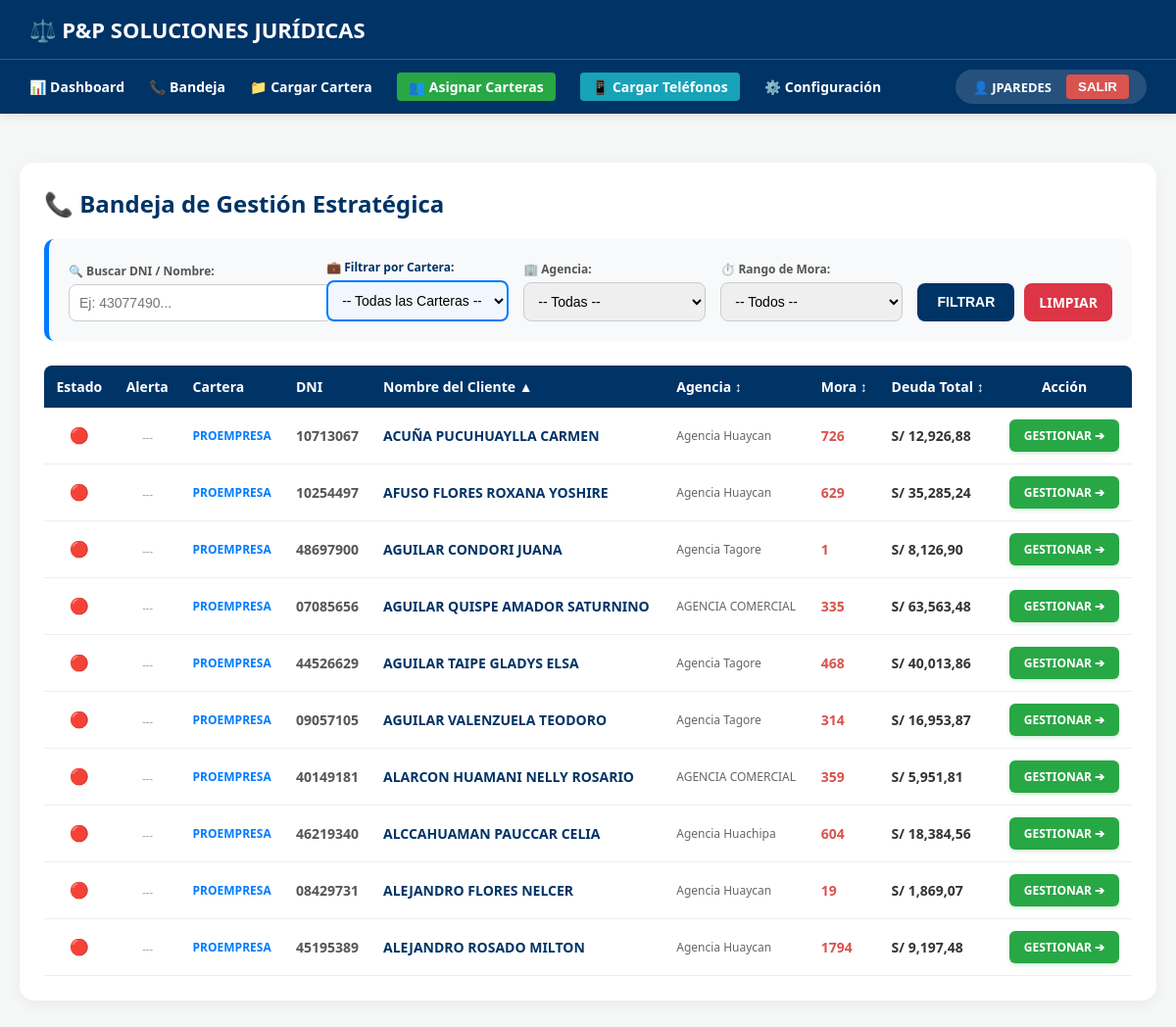
Page /bandeja-gestor/?orden=nombre (signed in) on the committed database.
### cobranza/models.py (models this page shows, shortened)
class Deudor(models.Model):
    documento = models.CharField(max_length=20, unique=True) # DOC_DNI_RUC
    nombre_completo = models.CharField(max_length=200)       # NOM_CLI
    telefono_principal = models.CharField(max_length=50)     # TLF_CELULAR_CLIENTE
    cuenta = models.CharField(max_length=50, default='N/A')  # COD_CREDITO
    agencia = models.CharField(max_length=100, default='N/A')# NOM_AGENCIA
    cartera = models.CharField(max_length=50, default='GENERAL')
    monto_capital = models.DecimalField(max_digits=12, decimal_places=2, default=0) # DEUDA_CAP
    saldo_deuda = models.DecimalField(max_digits=12, decimal_places=2, default=0)   # DEUDA_TOTAL
    dir_casa = models.TextField(null=True, blank=True)
    distrito = models.CharField(max_length=100, null=True, blank=True)
    nom_conyuge = models.CharField(max_length=200, null=True, blank=True)
    nom_aval = models.CharField(max_length=200, null=True, blank=True)
    tlf_celular_aval = models.CharField(max_length=50, null=True, blank=True)
    nom_conyuge_aval = models.CharField(max_length=200, null=True, blank=True)
    rango_dias_mora = models.CharField(max_length=50, null=True, blank=True)

### cobranza/views.py (the view, shortened to what this page needs)
# urls.py: path('bandeja-gestor/', views.bandeja_gestor, name='bandeja_gestor'),
@login_required
def bandeja_gestor(request):
    q = request.GET.get('q', '')
    cartera_filtro = request.GET.get('cartera', '')
    agencia_filtro = request.GET.get('agencia', '')
    mora_filtro = request.GET.get('rango_dias_mora', '')
    orden = request.GET.get('orden', '')
    es_gerente_flag = es_gerente(request.user)
    if es_gerente_flag:
        carteras_crudas = Deudor.objects.values_list('cartera', flat=True).distinct()
        agencias_crudas = Deudor.objects.values_list('agencia', flat=True).distinct()
        moras_crudas = Deudor.objects.values_list('rango_dias_mora', flat=True).distinct()
    lista_carteras = sorted([str(c) for c in carteras_crudas if c and str(c).strip() != ''])
    lista_agencias = sorted([str(a) for a in agencias_crudas if a and str(a).strip() != ''])
    lista_moras = sorted([str(m) for m in moras_crudas if m and str(m).strip() != ''])
    deudores = Deudor.objects.annotate(ultima_llamada=Max('gestion__fecha'))
    if q:
        deudores = deudores.filter(Q(documento__icontains=q) | Q(nombre_completo__icontains=q))
    if cartera_filtro:
        deudores = deudores.filter(cartera=cartera_filtro)
    if agencia_filtro:
        deudores = deudores.filter(agencia=agencia_filtro)
    if mora_filtro:
        deudores = deudores.filter(rango_dias_mora=mora_filtro)
    if orden == 'nombre': deudores = deudores.order_by('nombre_completo')
    elif orden == '-nombre': deudores = deudores.order_by('-nombre_completo')
    elif orden == 'agencia': deudores = deudores.order_by('agencia')
    elif orden == '-agencia': deudores = deudores.order_by('-agencia')
    elif orden == 'mora': deudores = deudores.order_by('rango_dias_mora')
    elif orden == '-mora': deudores = deudores.order_by('-rango_dias_mora')
    elif orden == 'deuda_total': deudores = deudores.order_by('saldo_deuda')
    elif orden == '-deuda_total': deudores = deudores.order_by('-saldo_deuda')
    hoy = timezone.now().date()
    ultima_promesa_subquery = Gestion.objects.filter(
        deudor=OuterRef('pk'),
        resultado__icontains='PROMESA',
        fecha_promesa__gte=hoy,
    ).exclude(
        deudor__gestion__resultado__icontains='PAGO',
        deudor__gestion__fecha__gt=models.F('fecha')
    ).order_by('-fecha_promesa').values('fecha_promesa')[:1]
    promesa_vencida_subquery = Gestion.objects.filter(
        deudor=OuterRef('pk'),
        resultado__icontains='PROMESA',
        fecha_promesa__lt=hoy,
    ).exclude(
        deudor__gestion__resultado__icontains='PAGO',
        deudor__gestion__fecha__gt=models.F('fecha')
    ).values('id')[:1]
    deudores = deudores.annotate(
        ultima_promesa_fecha=Subquery(ultima_promesa_subquery),
        tiene_promesa_vencida=Subquery(promesa_vencida_subquery)
    )
    lista_deudores = []
    for d in deudores:
        if not d.ultima_llamada:
            color = "rojo"
        else:
            dias = (timezone.now() - d.ultima_llamada).days
            color = "rojo" if dias >= 3 else ("amarillo" if dias >= 1 else "verde")
        alerta_promesa = d.tiene_promesa_vencida is not None
        proxima_promesa = d.ultima_promesa_fecha
        lista_deudores.append({
            'deudor': d,
            'color': color,
            'alerta_promesa': alerta_promesa,
            'proxima_promesa': proxima_promesa
        })
    deudores_ordenados = [item['deudor'] for item in lista_deudores]
    paginator = Paginator(deudores_ordenados, 10)
    page_number = request.GET.get('page')
    deudores_paginados = paginator.get_page(page_number)
    deudores_con_info = []
    for d in deudores_paginados:
        info = next((item for item in lista_deudores if item['deudor'].id == d.id), None)
        if info:
            d.color = info['color']
            d.alerta_promesa = info['alerta_promesa']
            d.proxima_promesa = info['proxima_promesa']
        deudores_con_info.append(d)
    lista_ids_filtrados = obtener_lista_deudores_filtrados(request, request.user)
    request.session['lista_ids_navegacion'] = lista_ids_filtrados
    request.session['filtros_bandeja'] = {
        'q': q,
        'cartera': cartera_filtro,
        'agencia': agencia_filtro,
        'mora': mora_filtro,
        'page': page_number,
        'orden': orden
    }
    return render(request, 'cobranza/bandeja.html', {
        'deudores': deudores_con_info,
        'lista_carteras': lista_carteras,
        'lista_agencias': lista_agencias,
        'lista_moras': lista_moras,
        'q': q,
        'cartera_filtro': cartera_filtro,
        'agencia_filtro': agencia_filtro,
        'mora_filtro': mora_filtro,
        'orden_actual': orden,
        'es_gerente': es_gerente_flag,
    })

### cobranza/views.py (called while the page is built)
def es_gerente(user):
    return user.groups.filter(name='GERENTE').exists() or user.is_superuser

### cobranza/templates/cobranza/bandeja.html (shortened to what this page needs)
{% extends 'cobranza/base.html' %}
{% load humanize %}
{% block content %}
<div style="background: white; padding: 25px; border-radius: 15px; box-shadow: 0 4px 15px rgba(0,0,0,0.05);">
    <h2 style="color: #003366; margin-top: 0;">📞 Bandeja de Gestión Estratégica</h2>
    <form method="GET" style="background: #f8f9fa; padding: 20px; border-radius: 10px; margin-bottom: 25px; display: grid; grid-template-columns: 2fr 1.5fr 1.5fr 1.5fr auto; gap: 15px; align-items: end; border-left: 5px solid #007bff;">
        <div>
            <label style="font-size: 12px; font-weight: bold; color: #555; display: block; margin-bottom: 5px;">🔍 Buscar DNI / Nombre:</label>
            <input type="text" name="q" value="{{ q }}" placeholder="Ej: 43077490..." style="width: 100%; padding: 10px; border-radius: 8px; border: 1px solid #ccc; font-size: 14px;">
        </div>
        <div>
            <label style="font-size: 12px; font-weight: bold; color: #003366; display: block; margin-bottom: 5px;">💼 Filtrar por Cartera:</label>
            <select name="cartera" style="width: 100%; padding: 10px; border-radius: 8px; border: 2px solid #007bff; font-size: 14px; background-color: #f0f7ff;">
                <option value="">-- Todas las Carteras --</option>
            </select>
        </div>
        <div>
            <label style="font-size: 12px; font-weight: bold; color: #555; display: block; margin-bottom: 5px;">🏢 Agencia:</label>
            <select name="agencia" style="width: 100%; padding: 10px; border-radius: 8px; border: 1px solid #ccc; font-size: 14px;">
                <option value="">-- Todas --</option>
            </select>
        </div>
        <div>
            <label style="font-size: 12px; font-weight: bold; color: #555; display: block; margin-bottom: 5px;">⏱️ Rango de Mora:</label>
            <select name="rango_dias_mora" style="width: 100%; padding: 10px; border-radius: 8px; border: 1px solid #ccc; font-size: 14px;">
                <option value="">-- Todos --</option>
            </select>
        </div>
        <div style="display: flex; gap: 10px;">
            <button type="submit" style="background: #003366; color: white; padding: 10px 20px; border: none; border-radius: 8px; font-weight: bold; font-size: 14px; cursor: pointer;">FILTRAR</button>
            <a href="{% url 'bandeja_gestor' %}" style="background: #dc3545; color: white; padding: 10px 15px; border-radius: 8px; text-decoration: none; font-weight: bold; font-size: 14px; text-align: center; display: flex; align-items: center;">LIMPIAR</a>
        </div>
    </form>
    <div style="overflow-x: auto;">
        <table style="width: 100%; border-collapse: collapse; font-size: 14px; min-width: 900px;">
            <thead>
                <tr style="background: #003366; color: white; text-align: left;">
                    <th style="padding: 12px; border-radius: 8px 0 0 0; text-align: center;">Estado</th>
                    <th style="padding: 12px;">Alerta</th>
                    <th style="padding: 12px;">Cartera</th>
                    <th style="padding: 12px;">DNI</th>
                    <th style="padding: 12px;">
                        <a href="?orden={% if orden_actual == 'nombre' %}-nombre{% else %}nombre{% endif %}" style="color: white; text-decoration: none;">
                            Nombre del Cliente {% if orden_actual == 'nombre' %}▲{% elif orden_actual == '-nombre' %}▼{% else %}↕{% endif %}
                        </a>
                    </th>
                    <th style="padding: 12px;">
                        <a href="?orden={% if orden_actual == 'agencia' %}-agencia{% else %}agencia{% endif %}" style="color: white; text-decoration: none;">
                            Agencia {% if orden_actual == 'agencia' %}▲{% elif orden_actual == '-agencia' %}▼{% else %}↕{% endif %}
                        </a>
                    </th>
                    <th style="padding: 12px;">
                        <a href="?orden={% if orden_actual == 'mora' %}-mora{% else %}mora{% endif %}" style="color: white; text-decoration: none;">
                            Mora {% if orden_actual == 'mora' %}▲{% elif orden_actual == '-mora' %}▼{% else %}↕{% endif %}
                        </a>
                    </th>
                    <th style="padding: 12px;">
                        <a href="?orden={% if orden_actual == 'deuda_total' %}-deuda_total{% else %}deuda_total{% endif %}" style="color: white; text-decoration: none;">
                            Deuda Total {% if orden_actual == 'deuda_total' %}▲{% elif orden_actual == '-deuda_total' %}▼{% else %}↕{% endif %}
                        </a>
                    </th>
                    <th style="padding: 12px; border-radius: 0 8px 0 0; text-align: center;">Acción</th>
                 </tr>
            </thead>
            <tbody>
                {% for d in deudores %}
                <tr style="border-bottom: 1px solid #eee; transition: background 0.2s; {% if d.alerta_promesa %}background: #fff3cd; border-left: 4px solid #ffc107;{% endif %}" onmouseover="this.style.background='#f1f8ff'" onmouseout="this.style.background='{% if d.alerta_promesa %}#fff3cd{% else %}white{% endif %}'">
                    <td style="padding: 12px; text-align: center; font-size: 16px;">
                        {% if d.color == 'rojo' %}🔴{% elif d.color == 'amarillo' %}🟡{% else %}🟢{% endif %}
                    </td>
                    <td style="padding: 12px; text-align: center;">
                        {% if d.alerta_promesa %}
                            <span style="background: #ffc107; color: #856404; padding: 4px 8px; border-radius: 12px; font-size: 11px; font-weight: bold; white-space: nowrap;">
                                ⚠️ PROMESA VENCIDA
                            </span>
                            {% if d.proxima_promesa %}
                                <span style="display: block; font-size: 10px; color: #856404; margin-top: 4px;">
                                    Vencía: {{ d.proxima_promesa|date:"d/m/Y" }}
                                </span>
                            {% endif %}
                        {% else %}
                            <span style="color: #999; font-size: 11px;">---</span>
                        {% endif %}
                    </td>
                    <td style="padding: 12px; font-weight: bold; color: #007bff; font-size: 12px;">{{ d.cartera }}</td>
                    <td style="padding: 12px; font-weight: bold; color: #555;">{{ d.documento }}</td>
                    <td style="padding: 12px; font-weight: bold; color: #003366;">{{ d.nombre_completo }}</td>
                    <td style="padding: 12px; color: #666; font-size: 12px;">{{ d.agencia }}</td>
                    <td style="padding: 12px; color: #d9534f; font-weight: bold;">{{ d.rango_dias_mora|default:"-" }}</td>
                    <td style="padding: 12px; font-weight: bold; color: #333;">S/ {{ d.saldo_deuda|floatformat:2|intcomma }}</td>
                    <td style="padding: 12px; text-align: center;">
                        <a href="{% url 'registrar_gestion' d.id %}" style="background: #28a745; color: white; padding: 8px 15px; border-radius: 6px; text-decoration: none; font-weight: bold; font-size: 12px; display: inline-block; box-shadow: 0 2px 4px rgba(40,167,69,0.2);">GESTIONAR ➔</a>
                    </td>
                </tr>
                {% empty %}
                <tr>
                    <td colspan="9" style="padding: 30px; text-align: center; color: #999; font-size: 16px;">
                        No se encontraron clientes con estos filtros.
                    </td>
                </tr>
                {% endfor %}
            </tbody>
        </table>
    </div>
</div>
{% endblock %}

### cobranza/templates/cobranza/base.html (shortened to what this page needs)
<!DOCTYPE html>
<html lang="es">
<head>
</head>
<body>
<nav>
    <div class="nav-top">
        <div class="logo">⚖️ P&P SOLUCIONES JURÍDICAS</div>
    </div>
    <div class="nav-bottom">
        <div class="menu">
            <a href="{% url 'dashboard_gerente' %}">📊 Dashboard</a>
            <a href="{% url 'bandeja_gestor' %}">📞 Bandeja</a>
            <a href="{% url 'subir_excel' %}">📁 Cargar Cartera</a>
            {% if es_gerente %}
            <a href="{% url 'asignar_carteras' %}" style="background: #28a745; padding: 5px 12px; border-radius: 4px;">👥 Asignar Carteras</a>
            <a href="/cargar-telefonos/" style="background: #17a2b8; padding: 5px 12px; border-radius: 4px;">📱 Cargar Teléfonos</a>
            {% endif %}
            {% if user.is_staff %}<a href="/admin/">⚙️ Configuración</a>{% endif %}
        </div>
        {% if user.is_authenticated %}
        <div class="user-area">
            <span class="user-name">👤 {{ user.username|upper }}</span>
            <form action="{% url 'salir_sistema' %}" method="post" style="margin: 0;">
                <button type="submit" class="btn-logout">SALIR</button>
            </form>
        </div>
        {% endif %}
    </div>
</nav>
<div class="container">
    {% block content %}
    {% endblock %}
</div>
</body>
</html>

### cobranza/templates/cobranza/base.html (style rules this page uses)
body { font-family: 'Segoe UI', Tahoma, Geneva, Verdana, sans-serif; background-color: #f4f7f6; margin: 0; padding: 0; }
nav { background-color: #003366; color: white; box-shadow: 0 2px 10px rgba(0,0,0,0.1); }
.nav-top { padding: 15px 30px; text-align: left; }
.logo { font-size: 22px; font-weight: bold; }
.nav-bottom { padding: 10px 30px; display: flex; justify-content: space-between; align-items: center; flex-wrap: wrap; gap: 15px; border-top: 1px solid rgba(255,255,255,0.2); }
.menu { display: flex; align-items: center; gap: 25px; flex-wrap: wrap; }
.menu a { color: white; text-decoration: none; font-weight: bold; font-size: 14px; transition: color 0.3s; white-space: nowrap; }
.user-area { display: flex; align-items: center; gap: 15px; background: rgba(255,255,255,0.15); padding: 5px 18px; border-radius: 30px; }
.user-name { font-size: 13px; font-weight: bold; white-space: nowrap; }
.btn-logout { background: #d9534f; color: white; border: none; padding: 5px 12px; border-radius: 4px; font-weight: bold; cursor: pointer; transition: 0.3s; white-space: nowrap; }
.container { max-width: 1200px; margin: 30px auto; padding: 20px; }

### rows in the picture
Deudor: cartera "PROEMPRESA", documento "10713067", nombre_completo "ACUÑA PUCUHUAYLLA CARMEN", agencia "Agencia Huaycan", rango_dias_mora "726", saldo_deuda "12,926,88"
Deudor: cartera "PROEMPRESA", documento "10254497", nombre_completo "AFUSO FLORES ROXANA YOSHIRE", agencia "Agencia Huaycan", rango_dias_mora "629", saldo_deuda "35,285,24"
Deudor: cartera "PROEMPRESA", documento "48697900", nombre_completo "AGUILAR CONDORI JUANA", agencia "Agencia Tagore", rango_dias_mora "1", saldo_deuda "8,126,90"
Deudor: cartera "PROEMPRESA", documento "07085656", nombre_completo "AGUILAR QUISPE AMADOR SATURNINO", agencia "AGENCIA COMERCIAL", rango_dias_mora "335", saldo_deuda "63,563,48"
Deudor: cartera "PROEMPRESA", documento "44526629", nombre_completo "AGUILAR TAIPE GLADYS ELSA", agencia "Agencia Tagore", rango_dias_mora "468", saldo_deuda "40,013,86"
Deudor: cartera "PROEMPRESA", documento "09057105", nombre_completo "AGUILAR VALENZUELA TEODORO", agencia "Agencia Tagore", rango_dias_mora "314", saldo_deuda "16,953,87"
Deudor: cartera "PROEMPRESA", documento "40149181", nombre_completo "ALARCON HUAMANI NELLY ROSARIO", agencia "AGENCIA COMERCIAL", rango_dias_mora "359", saldo_deuda "5,951,81"
Deudor: cartera "PROEMPRESA", documento "46219340", nombre_completo "ALCCAHUAMAN PAUCCAR CELIA", agencia "Agencia Huachipa", rango_dias_mora "604", saldo_deuda "18,384,56"
Deudor: cartera "PROEMPRESA", documento "08429731", nombre_completo "ALEJANDRO FLORES NELCER", agencia "Agencia Huaycan", rango_dias_mora "19", saldo_deuda "1,869,07"
Deudor: cartera "PROEMPRESA", documento "45195389", nombre_completo "ALEJANDRO ROSADO MILTON", agencia "Agencia Huaycan", rango_dias_mora "1794", saldo_deuda "9,197,48"

### other values in the picture
{{ user.username|upper }} "JPAREDES"
